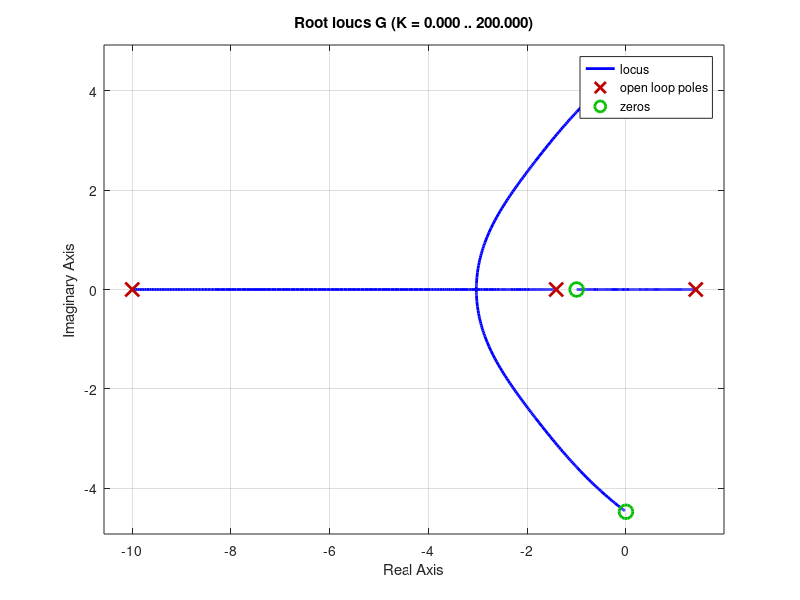

Write the MATLAB code that produced this figure.
% lugar de racies

%% Ejercicio 7a
p = [1 -1 0]; 
z = [1]; 

G = tf(z,p); 

rlocus(G)
axis([-5 5 -5 5])   % [xmin xmax ymin ymax]
%% Ejercicio 7b
p = [1 19 -20 0]; 
z = [1 2]; 

G = tf(z,p); 

rlocus(G)
% axis([-5 5 -5 5])   % [xmin xmax ymin ymax]

%% Ejercicio 10

p = [1 10 -2 -20]; 
z = [1 1 20 20]; 

G = tf(z,p); 

rlocus(G)
% axis([-5 5 -5 5])   % [xmin xmax ymin ymax]
